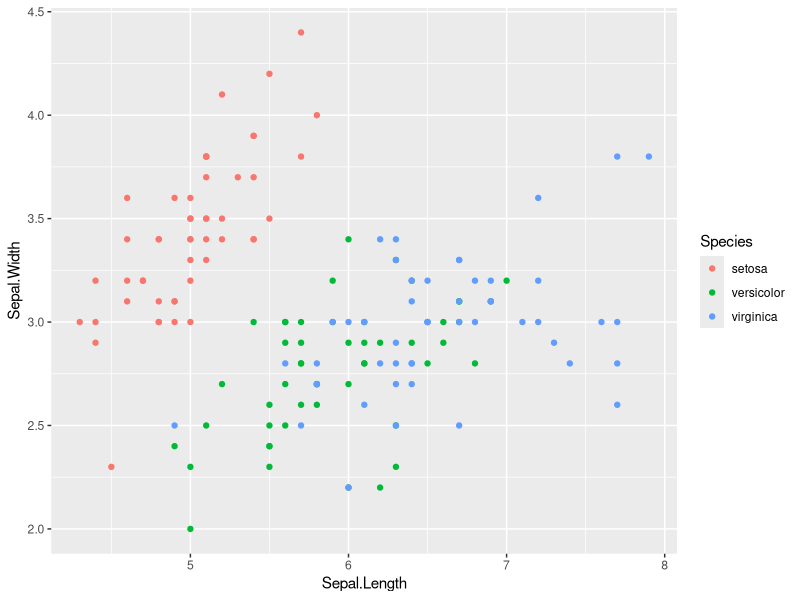
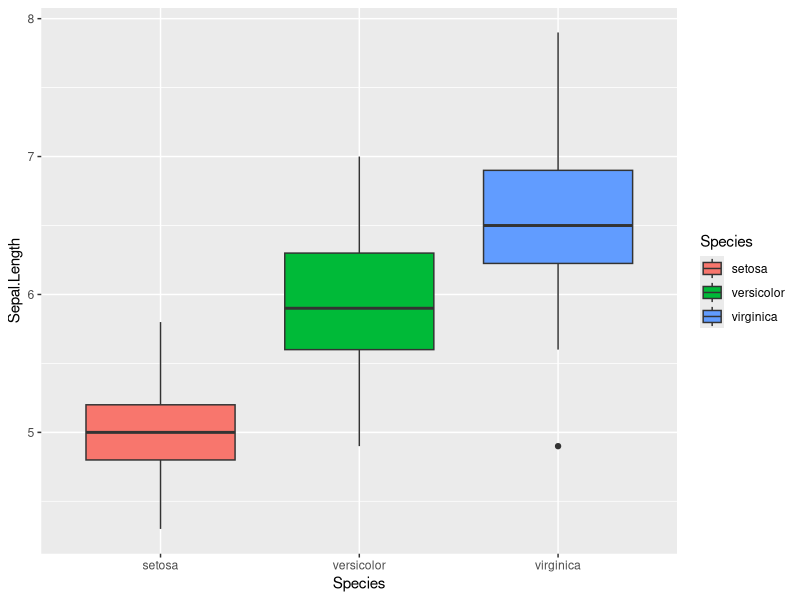
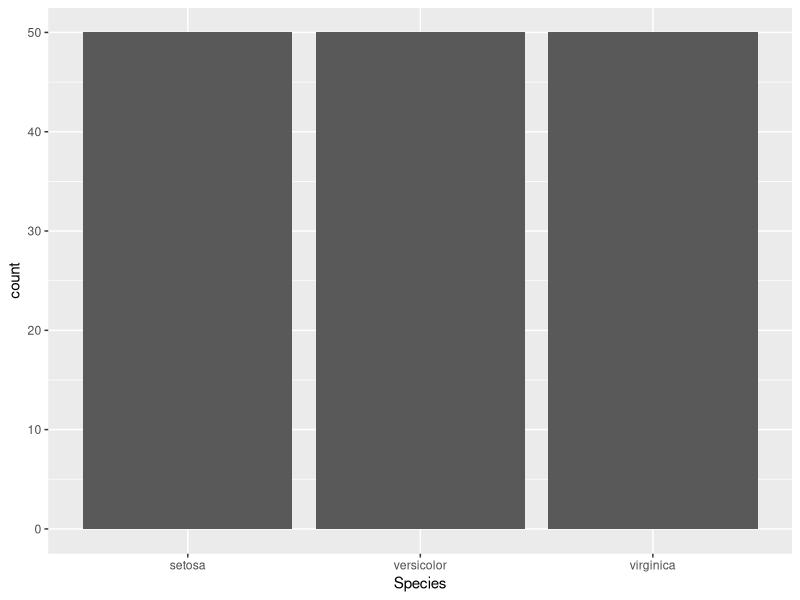
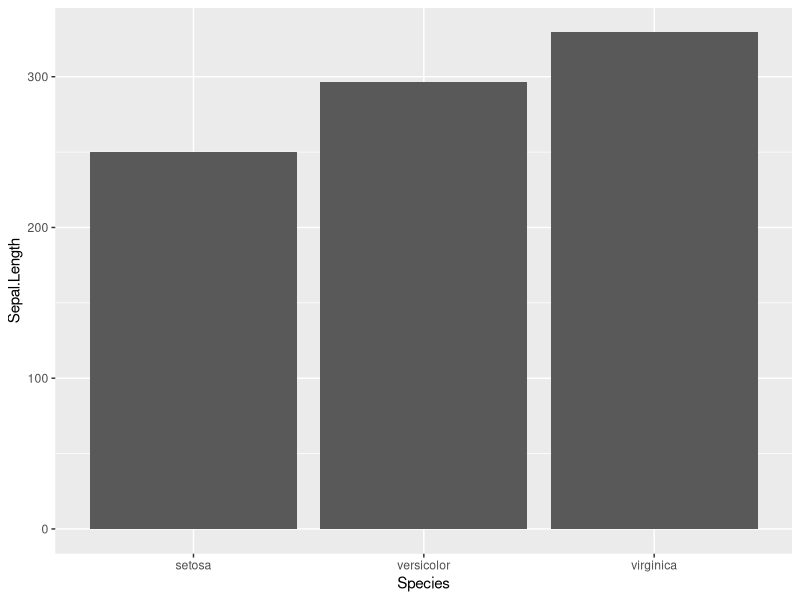
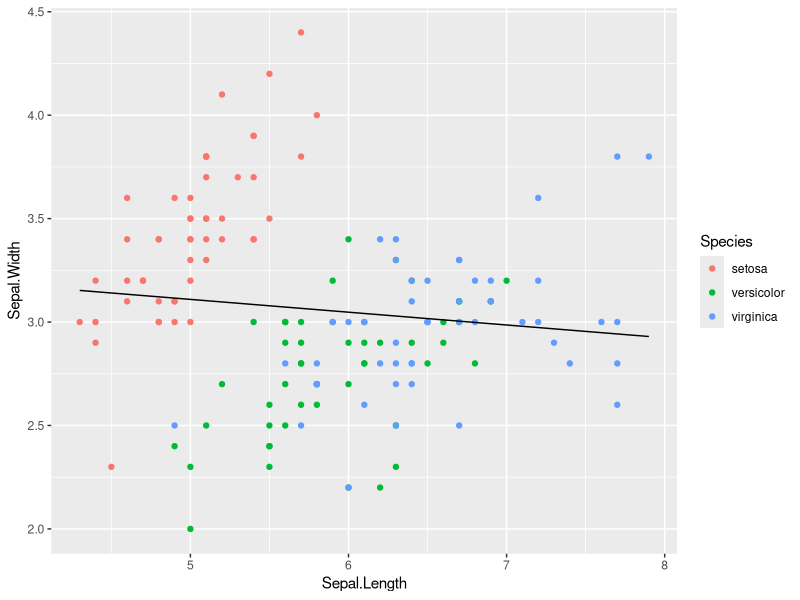
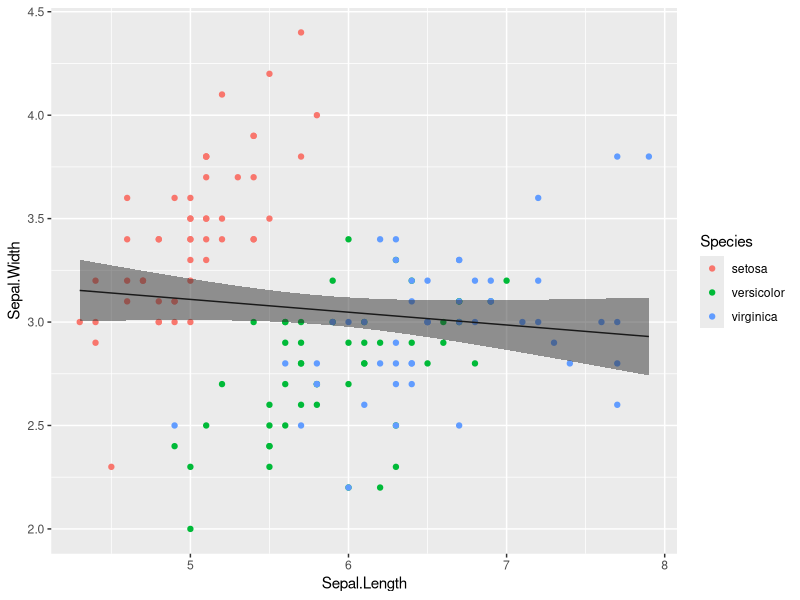

Write R code to recreate these figures, in order.
# examples
# ========
library("dplyr")
library("ggplot2")


# scatter plot ------------------------------------------------------------
# useful to see the general trend between dependent and independent variables
# geom_point
ggplot(iris, aes(x = Sepal.Length, y = Sepal.Width, color = Species)) +
  geom_point()


# box plot ----------------------------------------------------------------
# inspect variable variation across different groups
# geom_boxplot
ggplot(iris, aes(x = Species, y = Sepal.Length, fill = Species)) +
  geom_boxplot()


# bar plot ----------------------------------------------------------------
# direct comparison of certain quantity across different groups
# geom_bar, geom_col
ggplot(iris, aes(x = Species)) +
  geom_bar()

ggplot(iris, aes(x = Species, y = Sepal.Length)) +
  geom_col()


# line plot ---------------------------------------------------------------
# usual is used for prediction
# geom_line
mod <- lm(Sepal.Width ~ Sepal.Length, iris)
print(summary(mod))

iris_pred <- iris %>%
  mutate(sepal_width_fit = predict(mod, iris))

ggplot(iris_pred, aes(x = Sepal.Length)) +
  geom_point(aes(y = Sepal.Width, color = Species)) +
  geom_line(aes(y = sepal_width_fit))


# line with uncertainty ---------------------------------------------------
# it is pretty common to plot the CI of the fit
# geom_ribbon

iris_pred <- as.data.frame(predict(mod, iris, interval = "confidence")) %>%
  rename(
    sepal_width_fit = fit,
    sepal_width_lwr = lwr,
    sepal_width_upr = upr
  ) %>%
  bind_cols(iris)

ggplot(iris_pred, aes(x = Sepal.Length)) +
  geom_point(aes(y = Sepal.Width, color = Species)) +
  geom_line(aes(y = sepal_width_fit)) +
  geom_ribbon(aes(ymin = sepal_width_lwr, ymax = sepal_width_upr), alpha = 0.5)


# -------------------------------------------------------------------------
# ?how can we fit lm for each group
